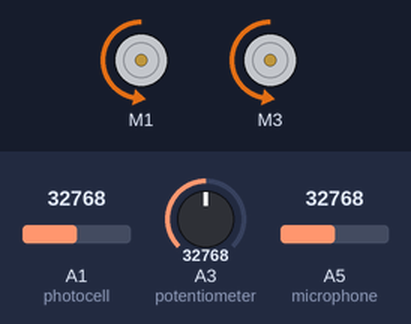
A program run on a simulated CircuitPython board. Parts: 2 × DC motor (green arrow = forward, orange = backward, longer = faster). Inputs (shaded band) come from the test bench; at power-on: A1 (photocell) = 32768, A3 (potentiometer) = 32768, A5 (microphone) = 32768 (analog values on the 0–65535 scale). What the program prints to the serial console is not drawn.

Above: at 1.2 s.
1.3 s: A1 (photocell) set to 34592
2.8 s: A1 (photocell) set to 36192
4.3 s: A1 (photocell) set to 34208
5.8 s: A1 (photocell) set to 32048
7.3 s: A1 (photocell) set to 29840
8.8 s: A1 (photocell) set to 28112
Timing chart, 0 to 11.3 s (numbered marks = the images above; inputs shaded):
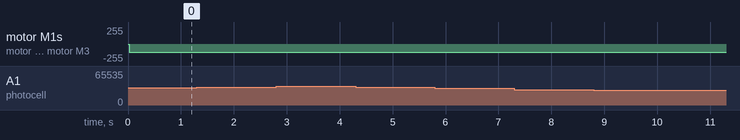

Measured:
- after the input at 1.3 s, every drawn part: stays the same
- after the input at 2.8 s, every drawn part: stays the same
- after the input at 4.3 s, every drawn part: stays the same
- after the input at 5.8 s, every drawn part: stays the same
- after the input at 7.3 s, every drawn part: stays the same
- after the input at 8.8 s, every drawn part: stays the same

The program:

code.py
```python
# Write your code here :-)
from adafruit_motorkit import MotorKit
import time
import board
import analogio
from adafruit_simplemath import map_range


# ------------
# Intialize the Motors
kit = MotorKit(i2c=board.I2C())

# Initialize analog input connected to photocell.
microphone = analogio.AnalogIn(board.A5)

# Initialize potentiometer connected to A3, power & ground
potentiometer = analogio.AnalogIn(board.A3)

# Initialize light sensor connected to A1
photocell = analogio.AnalogIn(board.A1)
# ------------

# --------------
# Make a function to convert from analog value to voltage.
def analog_voltage(adc):
    return adc.value / 65535 * adc.reference_voltage

# Function to convert the potentiometer values to volts
def get_voltage(pin):
    return (pin.value * 3.3) / 65536

# Function to convert the light sensor values to volts
def analog_voltage(adc):
    return adc.value / 65535 * adc.reference_voltage
# --------------

# set the min and max threshold values of the microphone
potentiomter_threshold_min = 450.0
potentiomter_threshold_max = 800.0

# initilialize variables to store the values in the while loop for comparison
oldSoundVal = 0
newSoundVal = 0
    # threshold = 450.0 - # this will be replaced by the potentiometer reading as the threshold

# 0 for default checking the values, once there is a difference, go to mode 1
# mode 1 - waits for sometime for the arthropod to perform the action and then go ahead for checking again
#sound sensor variables
soundDiff = 0
soundMode = 0
sleepTime = 5.0  # for mode 1 - seconds to wait for

# to keep track of the intDiff 's initated, and skip the first value - printing first value not reqd.
count = 0

#light sensor variables
ambientLight = []
oldVal = None
newVal = None
intDiff = 0
mode = 0
lightThreshold = 3000;


print("runnig hehe")


# Main loop reads value and voltage every second and prints them out.
while True:


    # --
    # microphone
    # convert to arduino 10-bit [1024] fromhere 16-bit [65536]
    sample = microphone.value / 64

    # equate the sample to newVal to compare in further iterations
    newSoundVal = sample

    if oldSoundVal is not None:
        soundDiff = newSoundVal - oldSoundVal

    # equating this for the next iteration
    oldSoundVal = newSoundVal

    # --
    # potentiometer
    voltage = get_voltage(potentiometer)      # store the potentiometer voltage

    mapped_thresholdValue = int(map_range(voltage, 0,3.1, potentiomter_threshold_min, potentiomter_threshold_max))
    #print(mapped_thresholdValue)
    newVal = photocell.value
    volts = analog_voltage(photocell)
    # Print the values:
    # print('Photocell value: {0} voltage: {1}V'.format(newVal, volts))

    # Calculate the difference in light intensity
    if oldVal is not None:
        intDiff = newVal - oldVal
        #print(intDiff)

    # Update the latested measured value
    oldVal = newVal

    # Continue if the difference is smaller than 3000
    #if abs(intDiff) < 3000:
    #    kit.motor1.throttle = -0.50
    #    kit.motor3.throttle = -0.50


    # If the difference is larger than 3000
    # Change mode, wait for 10 seconds, mode changes back to initial
    #else:
    #    mode = 1
    #    print("\nChange in light detected, value = ", intDiff)
    #    print('Activated StandBy (Mode 1)')
    #    kit.motor1.throttle = 0.75
    #    kit.motor3.throttle = 0.75
    #    time.sleep(5.0)
    #    print('Deactivated StandBy, checking for changes in light...\n')
    #    mode = 0

    # check for the difference and print
    # (count!=0) - ignores the 1st change in sound since it is not predictable.
    # we check for both + and - since sound travels in a wave form (visualize the graph)
    if (count!=0) and soundDiff > mapped_thresholdValue or soundDiff < (-mapped_thresholdValue) or abs(intDiff) >= lightThreshold:
        if abs(intDiff)>= 3000:
            print("\nChange in Light detected, value = ", intDiff)
            mode = 0
        else:
            print('\nThreshold currently set at:',mapped_thresholdValue)
            print("Change in sound detected, value = ", soundDiff)
            soundMode = 1;
        print('Activated StandBy','\n')
        kit.motor1.throttle = 0.75
        kit.motor3.throttle = 0.75
        #time.sleep(5.0)
        time.sleep(sleepTime)

        print('Deactivated StandBy')
    else:
        kit.motor1.throttle = -0.5
        kit.motor3.throttle = -0.5
        #time.sleep(2)

    # this is to ensure the program continues after skipping the first intDiff value.
    if (count == 0):
        count+=1;

    # Read the light intensity and the voltage.


# Main loop reads value and voltage at every specific interval and prints it out.


#while True:
    #kit.motor1.throttle = -0.50
    #kit.motor3.throttle = -0.50
    #time.sleep(0.5)
    #kit.motor1.throttle = 0

    #time.sleep(0.5)
    #kit.motor3.throttle = 0
# Write your code here :-)
```
